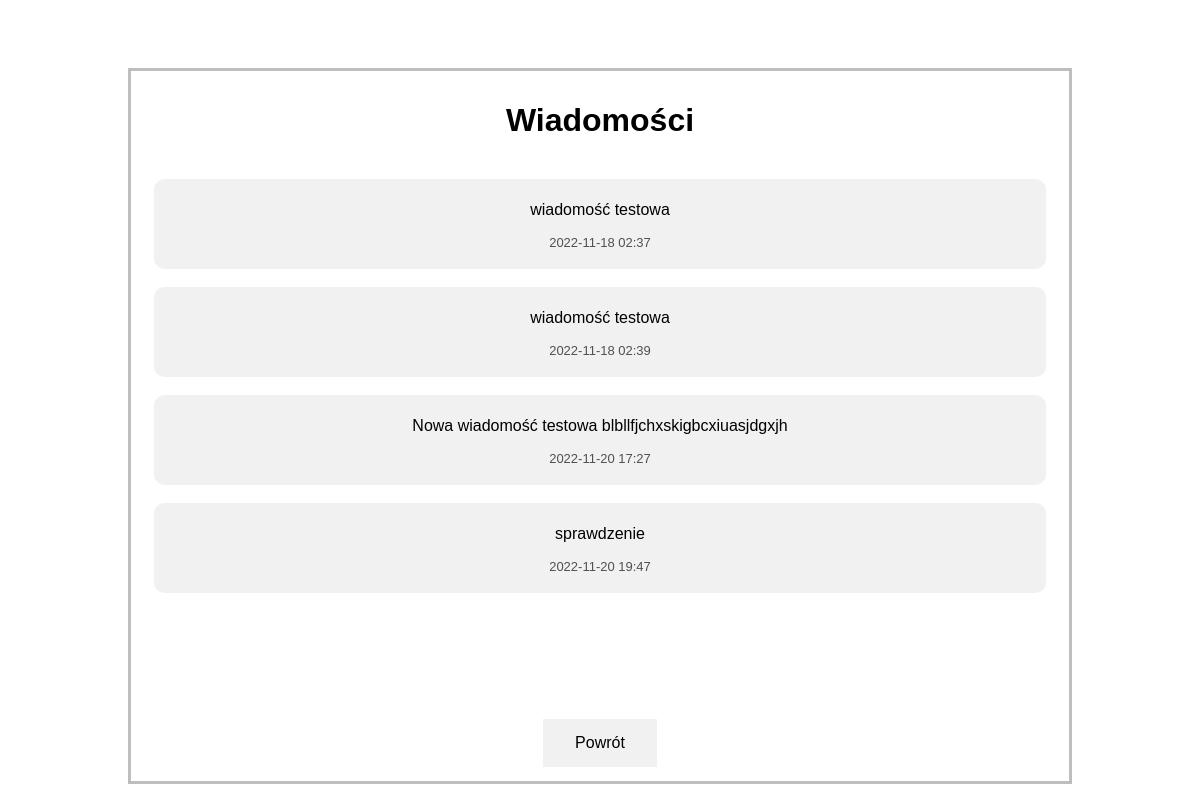
Before: /messages (signed in) with the older database file.
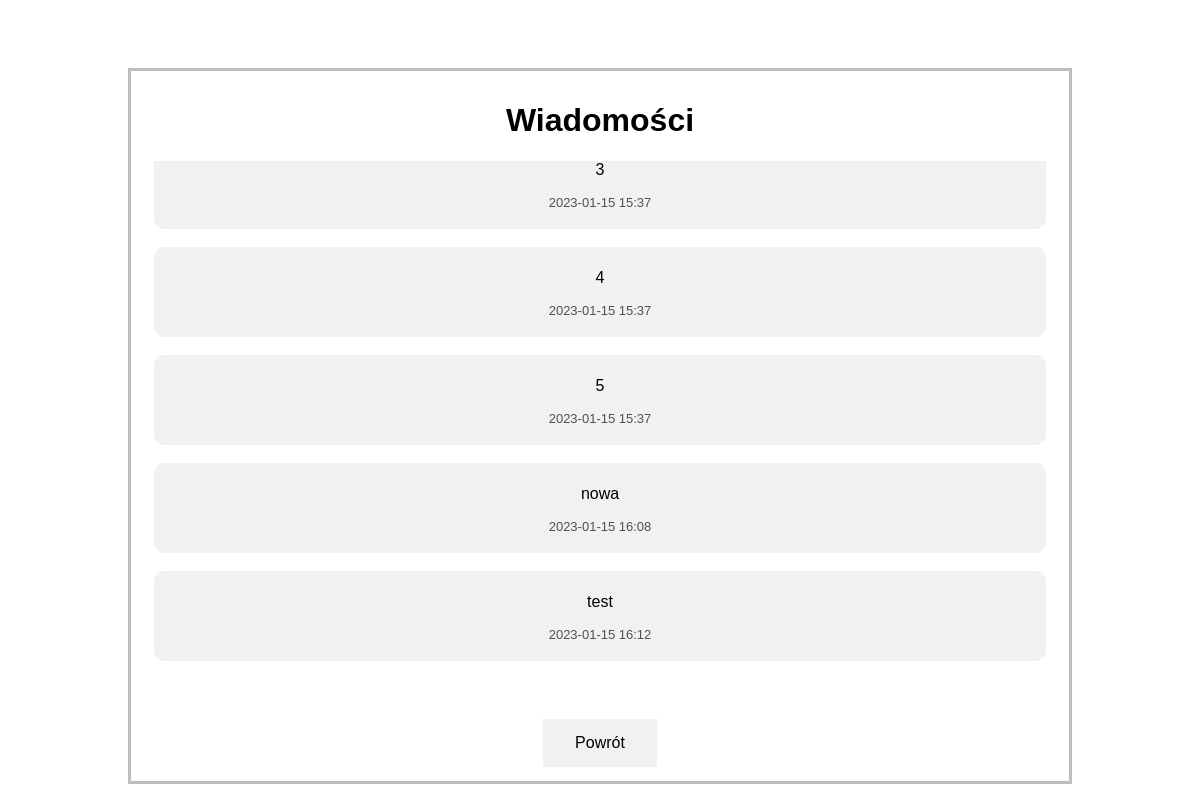
After: the same page with the newer database file.
### tables this page shows
CREATE TABLE Message(
                    id INTEGER PRIMARY KEY AUTOINCREMENT,
                    user_id INTEGER NOT NULL,
                    content  VARCHAR(600),
                    status VARCHAR(30),
                    date TEXT,
                    FOREIGN KEY (user_id) REFERENCES User(id)
                );

### serwer.py (the view)
@app.route("/messages", methods=['GET'])
@login_required
def messages():
    if request.method == 'GET':
        messages = get_messages(current_user.username)
        return render_template("customer/messages.html", messages=messages, username=current_user.username)

### database/messages_db.py (called while the page is built)
def connect_to_db():
    connection = connect(DB_NAME, check_same_thread=False)
    cursor = connection.cursor()
    return connection, cursor

def fetch_message_records_by_user_id(user_id):
    connection, cursor = connect_to_db()
    data = cursor.execute("SELECT * FROM Message WHERE user_id = ?",[user_id])
    records = cursor.fetchall()
    connection.close()
    return records

### database/user_db.py (called while the page is built)
def connect_to_db():
    connection = connect(DB_NAME, check_same_thread=False)
    cursor = connection.cursor()
    return connection, cursor

def get_user_id_by_username(username):
    connection, cursor = connect_to_db()
    data = cursor.execute("SELECT id FROM User WHERE username = ?", [username])
    records = cursor.fetchall()
    connection.close()
    if len(records) == 0:
        return 0
    else:
        return records[0][0]

def get_user_by_username(username):
    connection, cursor = connect_to_db()
    data = cursor.execute("SELECT * FROM User WHERE username = ?", [username])
    record = cursor.fetchone()
    connection.close()
    return record

### templates/customer/messages.html (shortened to what this page needs)
<!doctype html>
<html lang="pl">
    <head>
        <link rel="stylesheet" type="text/css" href="../../static/css/styles.css"/>
    </head>
    <body class="padmessages">
        <div class="center">
            <h1>Wiadomości</h1>
            <div id = "messDiv" class="scroll">
                {% for message in messages %}
                <br>
                <div class="message">
                    <p> {{ message.2 }}</p>
                    <p style="color:rgb(80, 80, 80); font-size:13px"> {{ message.4[:-10] }}</p>
                </div>
                {% endfor %}
            </div>
            <br><br><br>
            <a href="/profile_page">
                <button class="button">Powrót</button>
            </a>
        </div>
    </body>
</html>

Changed rows visible on the page:
no longer on this page (row unchanged): Message: content "wiadomość testowa", date "2022-11-18 02:37"
no longer on this page (row unchanged): Message: content "wiadomość testowa", date "2022-11-18 02:39"
no longer on this page (row unchanged): Message: content "Nowa wiadomość testowa blbllfjchxskigbcxiuasjdgxjh", date "2022-11-20 17:27"
no longer on this page (row unchanged): Message: content "sprawdzenie", date "2022-11-20 19:47"
added Message: content "3", date "2023-01-15 15:37"
added Message: content "4", date "2023-01-15 15:37"
added Message: content "5", date "2023-01-15 15:37"
added Message: content "nowa", date "2023-01-15 16:08"
added Message: content "test", date "2023-01-15 16:12"
